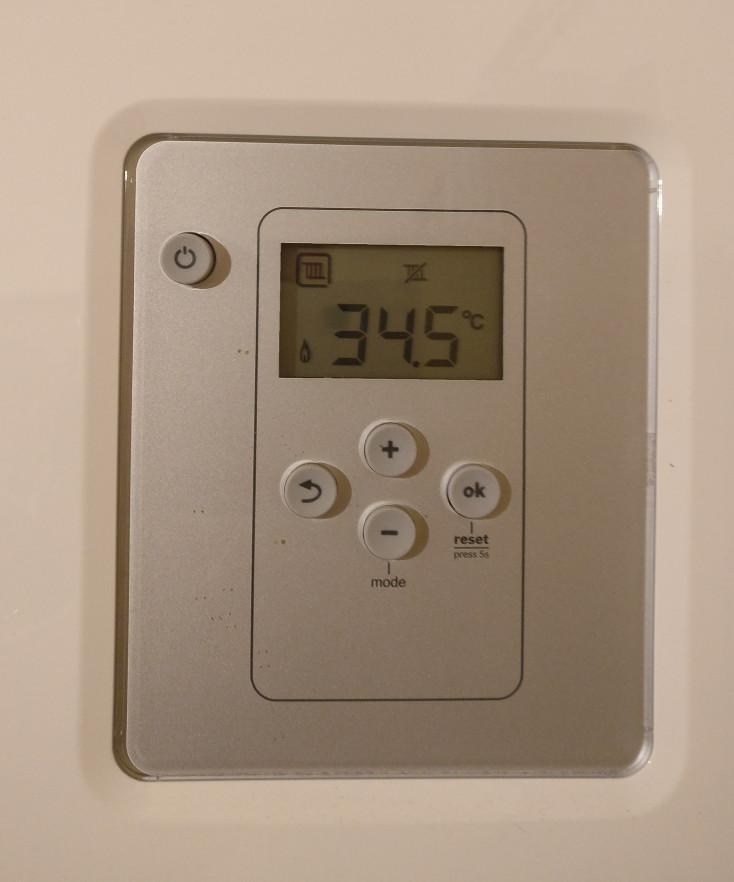
#> input picture app/example.jpg, 734 x 882 px
$ python document_scaner.py --image example.jpg
#> lines starting #> are read from the running program, lines starting #| are printed output that depends on the picture; after the words box and inside, x2 and y2 are one past the last pixel; in counts of white or black regions, pixels touching at a corner belong together
### app/cv_methods/preload.py
import argparse
import cv2
from .index import CvTests


class MainCVClass():
    def __init__(self, resize):

#> called with resize = False
        ap = argparse.ArgumentParser()
        ap.add_argument("-i", "--image", required=True, help="path to input image")
        args = vars(ap.parse_args())

        if resize:
            image = CvTests(args["image"])
            self.image = image.resize_with_imutils(400.0)
        else:
            self.image = cv2.imread(args["image"])
#> self.image is the input picture: shape (882, 734, 3); mean B, G, R 129, 147.5, 166.8

### app/document_scaner.py
from imutils.perspective import four_point_transform
from skimage.filters import threshold_local
from cv_methods.preload import MainCVClass

import numpy as np
import argparse
import cv2
import imutils


class DocScan:
    def __init__(self, resize):
        self.image = MainCVClass(resize).image
        self.ratio = self.image.shape[0] / 500
#> self.ratio = 1.76
        self.orig = self.image.copy()

    def get_edget(self):

        gray = cv2.cvtColor(self.image, cv2.COLOR_BGR2GRAY)
        gray = cv2.GaussianBlur(gray, (5, 5), 0)

        th3 = cv2.adaptiveThreshold(gray, 255, cv2.ADAPTIVE_THRESH_GAUSSIAN_C, cv2.THRESH_BINARY, 11, 2)
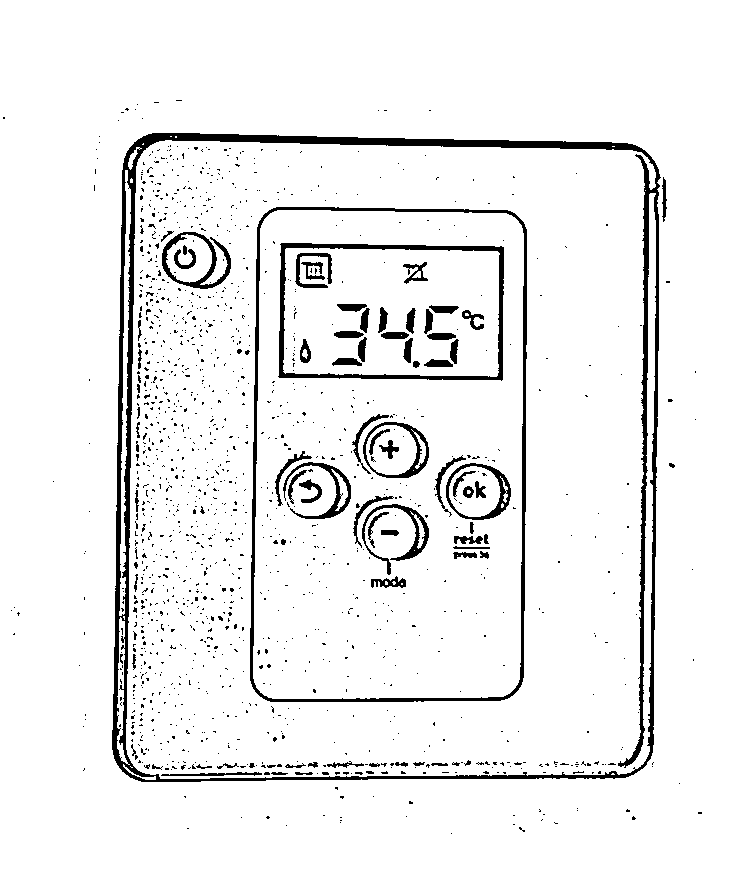
#> th3: shape (882, 734); 93.7% white; 1387 black regions (1306 under 20 px), largest, box (x1, y1, x2, y2) and area: (112, 133, 661, 782) 16178, (250, 207, 527, 702) 4887, (278, 243, 504, 381) 3058

        # th3 = cv2.threshold(gray, 0, 255, cv2.THRESH_BINARY + cv2.THRESH_OTSU)[1]

        edged = cv2.Canny(th3, 80, 200)
#> edged: shape (882, 734); 4.1% white in thin lines or dots, all inside (x1, y1, x2, y2) = (10, 99, 702, 835)

        edged_for_watching = imutils.resize(edged.copy(), height=500)

        # cv2.imshow('gray', gray)
        cv2.imshow('th3', imutils.resize(th3, height=1000))
        cv2.imshow('edged', imutils.resize(edged, height=1000))
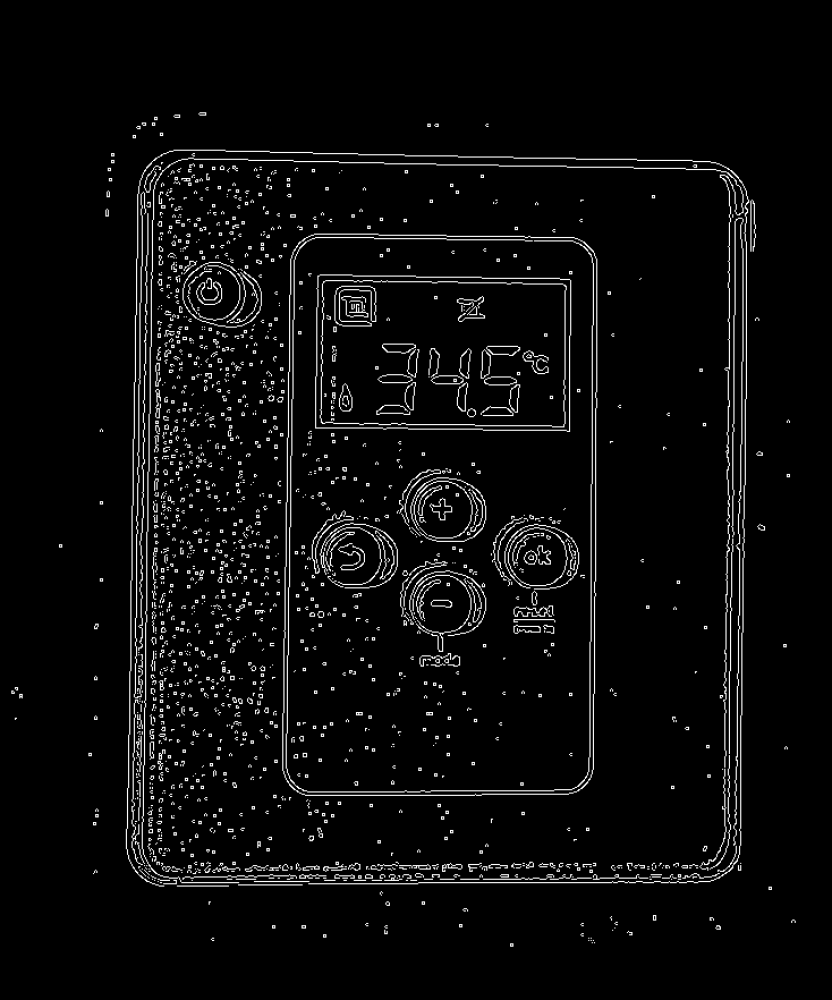
#> window 'edged': shape (1000, 832); min 0, max 255, mean 10.6
        cv2.waitKey(0)

        return th3

    def get_contours(self):

        contours = cv2.findContours(self.get_edget().copy(), cv2.RETR_LIST, cv2.CHAIN_APPROX_SIMPLE)
#> contours = 1633 contours, 1496 with area under 20; largest, box (x1, y1, x2, y2) and area: (0, 0, 734, 882) 645773, (111, 132, 662, 783) 346122, (126, 140, 656, 779) 324098, (249, 206, 528, 703) 134502, (253, 210, 524, 699) 128156
        contours = imutils.grab_contours(contours)
        contours = sorted(contours, key=cv2.contourArea, reverse=True)[:5]
#> contours = 5 contours; box (x1, y1, x2, y2) and area: (0, 0, 734, 882) 645773, (111, 132, 662, 783) 346122, (126, 140, 656, 779) 324098, (249, 206, 528, 703) 134502, (253, 210, 524, 699) 128156

        screen_contour = np.array([])

        for contour in contours:

            peri = cv2.arcLength(contour, True)
            approx = cv2.approxPolyDP(contour, 0.02 * peri, True)

            print(len(approx))

            if len(approx) == 4:
                screen_contour = approx
                cv2.drawContours(self.image, [screen_contour], -1, (0, 255, 0), 2)
#> this loop made 5 passes
#> (peri, screen_contour) on passes 1 to 5: (3228, [[0, 0], [0, 881], [733, 881], [733, 0]]), (2361.8, [[134, 141], [652, 157], [642, 769], [121, 771]]), (3742.8, [[146, 148], [133, 765], [640, 766], [647, 157]]), (1508.1, [[273, 207], [525, 224], [507, 699], [251, 686]]), (1485.3, [[274, 211], [256, 687], [503, 696], [521, 225]])
#| 4
#| 4
#| 4
#| 4
#| 4
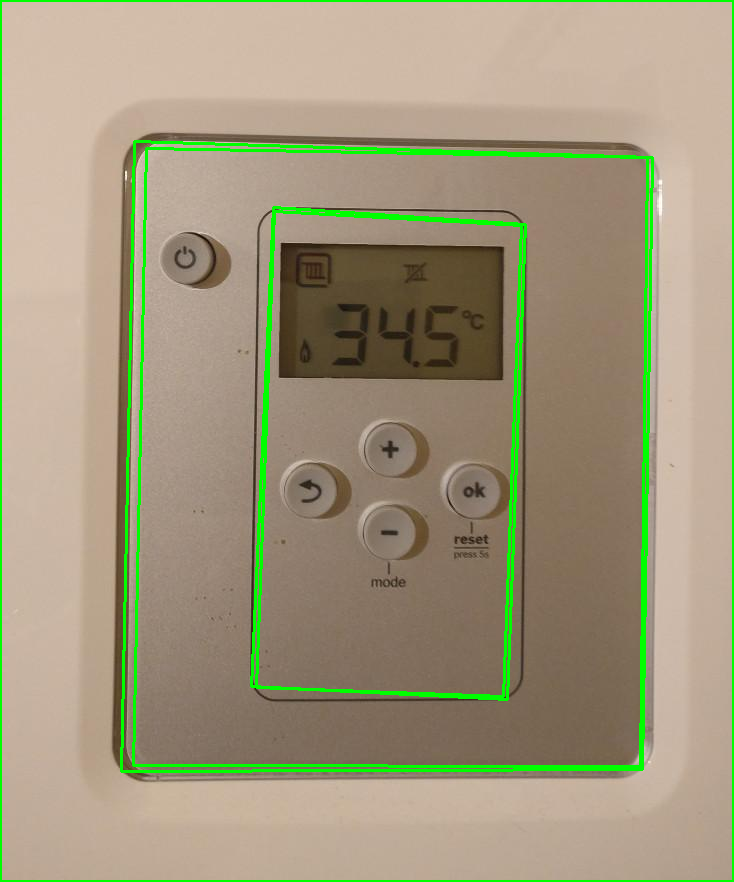
#> self.image: shape (882, 734, 3); 4.24% of pixels changed, all inside (x1, y1, x2, y2) = (0, 0, 734, 882)
                # [10 lines of commented-out code are left out]

        current_contour = imutils.resize(four_point_transform(self.image, screen_contour.reshape(4, 2)), height=1000)
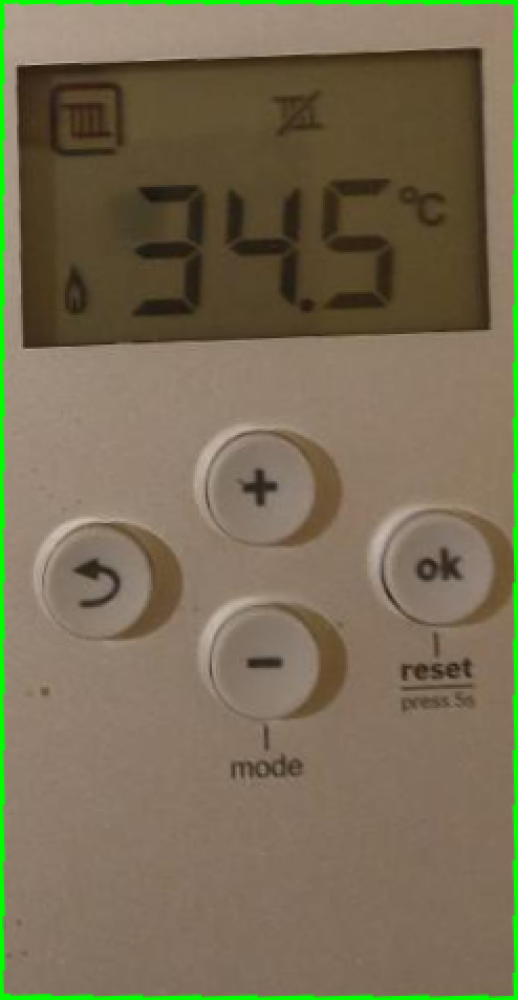
#> current_contour: shape (1000, 518, 3); mean B, G, R 84.2, 109.4, 120.4

        gray_current_contour = cv2.cvtColor(current_contour, cv2.COLOR_BGR2GRAY)
        gray_current_contour = cv2.GaussianBlur(gray_current_contour, (5, 5), 0)
        gray_current_contour = cv2.Canny(gray_current_contour, 70, 200)
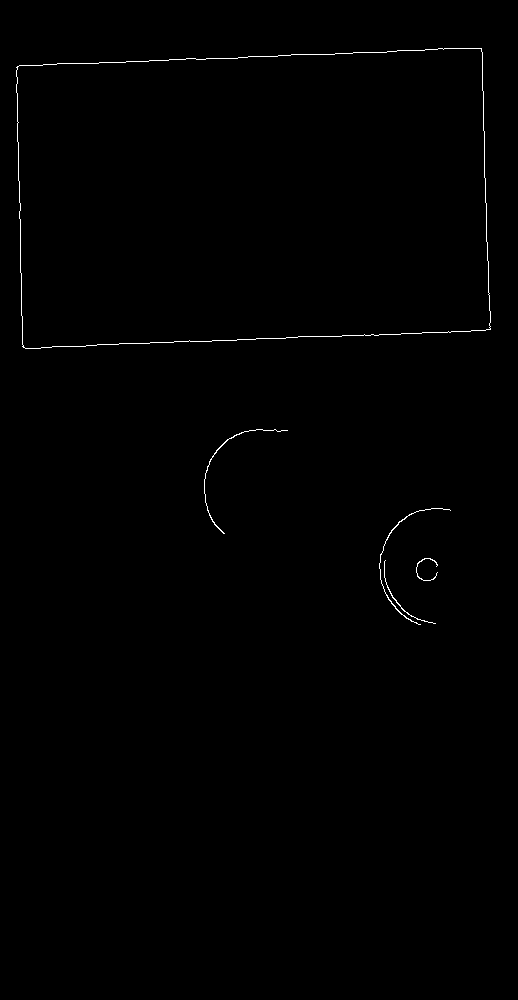
#> gray_current_contour: shape (1000, 518); 0.4% white in thin lines or dots, all inside (x1, y1, x2, y2) = (16, 48, 491, 625)

        cv2.imshow('outline', imutils.resize(self.image, height=1000))
        cv2.imshow('current_contour', current_contour)
        cv2.imshow('gray_current_contour', gray_current_contour)
        cv2.waitKey(0)

        return screen_contour

    def rotate_image(self):

        warped = four_point_transform(self.orig, self.get_contours().reshape(4, 2))

        warped = cv2.cvtColor(warped, cv2.COLOR_BGR2GRAY)
#> warped: shape (476, 247)
        T = threshold_local(warped, 11, offset=10, method='gaussian')
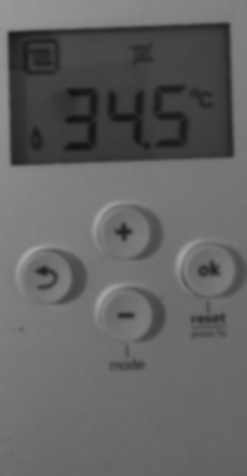
#> T: shape (476, 247) float64; min 17.96, max 167.3, mean 99.4
        warped = (warped > T).astype('uint8') * 255
#> warped: shape (476, 247); 97.3% white; black in thin lines or dots, all inside (x1, y1, x2, y2) = (3, 1, 234, 456)

        cv2.imshow('warped', imutils.resize(warped, height=1000))
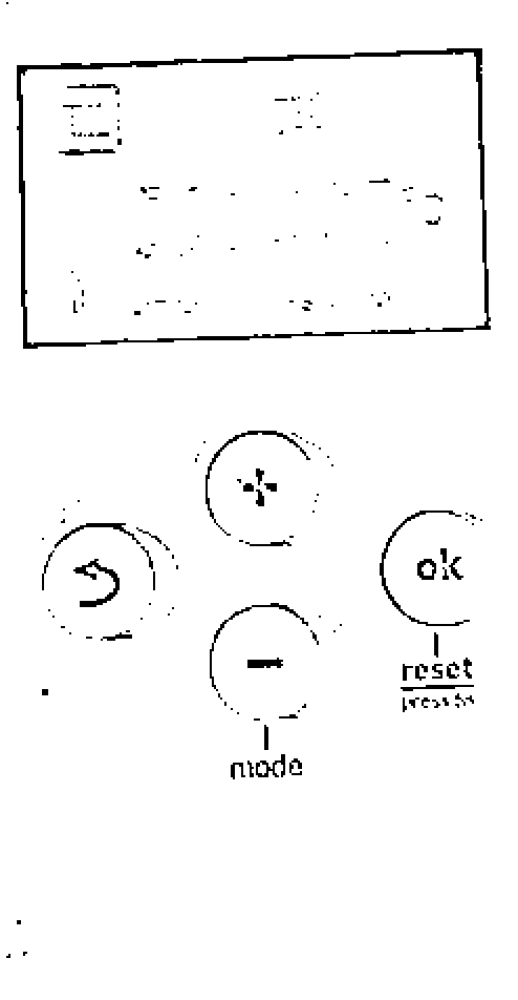
#> window 'warped': shape (1000, 518); min 0, max 255, mean 248
        cv2.waitKey(0)


test = DocScan(False)
# test.get_edget()
# test.get_contours()
test.rotate_image()
